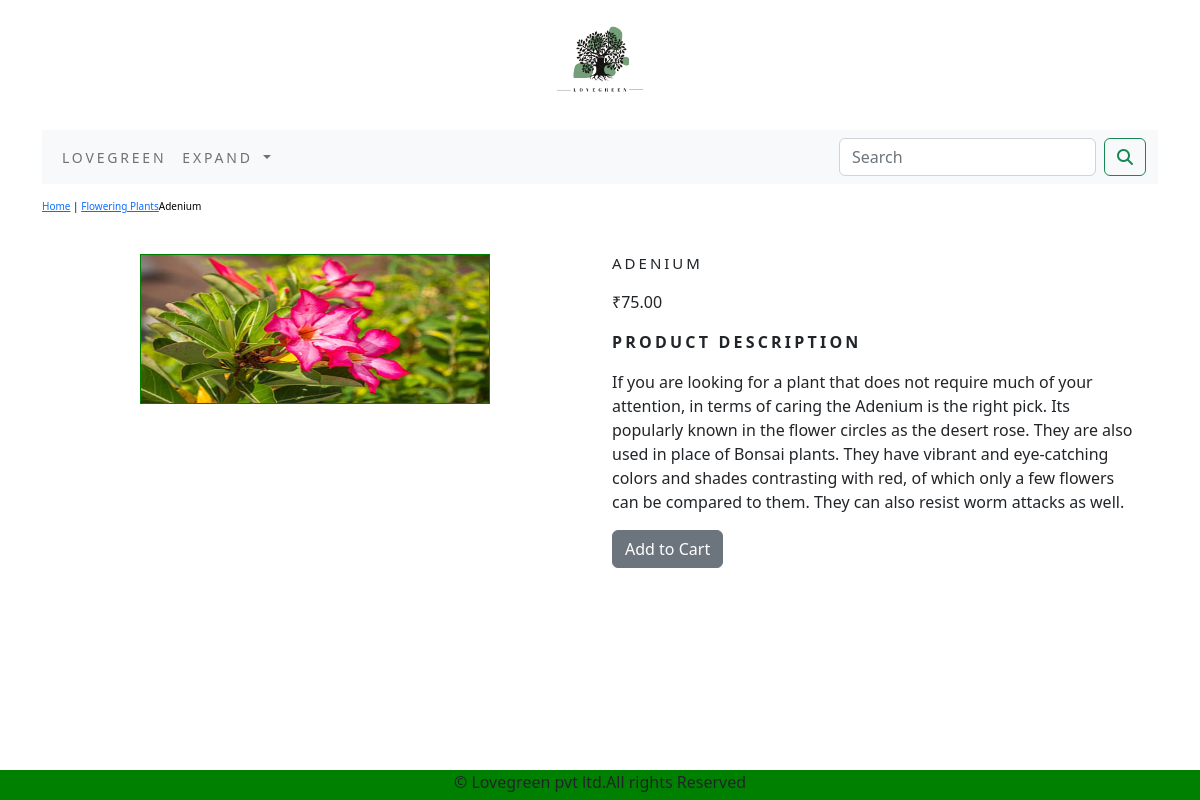
Page /shopp/flowering-plants/adenium/ on the committed database.
### shopp/models.py (models this page shows, shortened)
class Product(models.Model):
    name = models.CharField(max_length=250, unique=True)
    slug = models.SlugField(max_length=250, unique=True)
    description = models.TextField(blank=True)
    price = models.DecimalField(max_digits=10, decimal_places=2)
    category = models.ForeignKey(Category, on_delete=models.CASCADE)
    image = models.ImageField(upload_to='category', blank=True)
    stock = models.IntegerField()
    available = models.BooleanField(default=True)
    created = models.DateTimeField(auto_now_add=True)
    updated = models.DateTimeField(auto_now=True)
    class Meta:
        ordering = ('name',)
        verbose_name = 'product'
        verbose_name_plural = 'products'

class Category(models.Model):
    name = models.CharField(max_length=250, unique=True)
    slug = models.SlugField(max_length=250, unique=True)
    description = models.TextField(blank=True)
    image = models.ImageField(upload_to='category', blank=True)
    class Meta:
        ordering = ('name',)
        verbose_name = 'category'
        verbose_name_plural = 'categories'
    def get_url(self):
        return reverse('shopp:product_by_category', args=[self.slug])
    def __str__(self):
        return '{}'.format(self.name)

### shopp/views.py (the view)
# urls.py: path('<slug:c_slug>/<slug:product_slug>/', views.proDetail, name='prodCatdetail'),
def proDetail(request, c_slug, product_slug):
    try:
        product = Product.objects.get(category__slug=c_slug, slug=product_slug)
    except Exception as e:
        raise e
    return render(request, 'product.html', {'product': product})

### cart/context_processors.py (called while the page is built)
def counter(request):
    item_count = 0
    if 'admin' in request.path:
        return {}
    else:
        try:
            cart = Cart.objects.filter(cart_id=_cart_id(request))
            car_items = CartItem.objects.all().filter(cart=cart[:1])
            for cart_item in car_items:
                item_count += cart_item.quantity
        except Cart.DoesNotExist:
            item_count = 0
    return dict(item_count=item_count)

### cart/views.py (called while the page is built)
def _cart_id(request):
    cart = request.session.session_key
    if not cart:
        cart = request.session.create()
    return cart

### shopp/context_processors.py (called while the page is built)
def menu_links(request):
    links = Category.objects.all()
    return dict(links=links)

### templates/product.html (shortened to what this page needs)
{% extends 'base.html' %}
{% load static %}
{% block content %}
<div class="row my_prod_row_class">
    <div class="mx_auto">
    <p><a href="{% url 'shopp:allProdCat' %}">Home</a> | <a href="{{product.category.get_url}}">{{product.category}}</a>{{product.name}}</p>
    </div>
<div class="container">
<br>
<div class="row">
    <div class="col-md-6 text-center">
            <img src="{{product.image.url}}" alt="{{product.name}}" style="width:350px;height:150px;border: 1px solid green;">
    </div>
            <div class="col-6 col-sm-6">
            <h1 class="my_prod_title">{{product.name}}</h1>
            <p>&#8377;{{product.price}}</p>
                <p class="my_title"><strong>Product Description</strong></p>
            <p  class="text-justify my_prod_text">{{product.description}}</p>
            {% if product.stock <= 0 %}
            <p class="text-justify my_prod_text"><b>Out of Stock!</b></p>
            {% else %}
            <a class="btn btn-secondary" href="{% url 'cart:add_cart' product.id %}">Add to Cart</a>
            {% endif %}
        </div>
     </div>
    </div>
    </div>
{% endblock %}

### static/css/custom.css (style rules this page uses)
body { font-family: 'Raleway', sans-serif; }
.my_title { font-size:16px; text-transform:uppercase; letter-spacing: .2em; }
.my_prod_row_class { padding-top:15px; padding-bottom:20px; }
.my_prod_row_class .mx_auto { color:#000; font-size:10px; text-decoration:none; }
.my_prod_title { font-size:15px; text-transform:uppercase; letter-spacing: .2em; padding-bottom: 10px; }
.my_prod_text { padding-right:20px; }

### rows in the picture
Product: category "Flowering Plants", name "Adenium", image (picture), name "ADENIUM", price "75.00", description "If you are looking for a plant that does not require much of your attention, in terms of caring the Adenium is the right pick. Its popularly known in the flower circles as the desert rose. They are also used in place of Bonsai plants. They have vibrant and eye-catching colors and shades contrasting with red, of which only a few flowers can be compared to them. They can also resist worm attacks as well."
